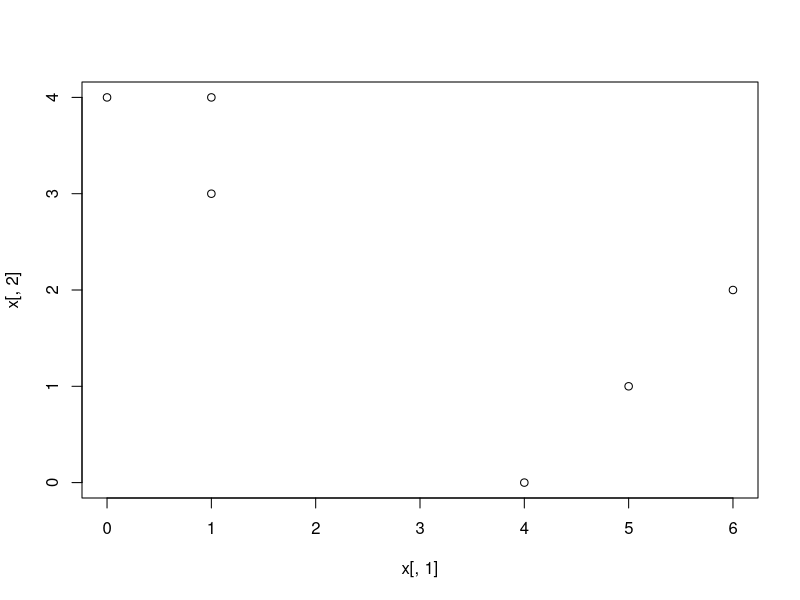
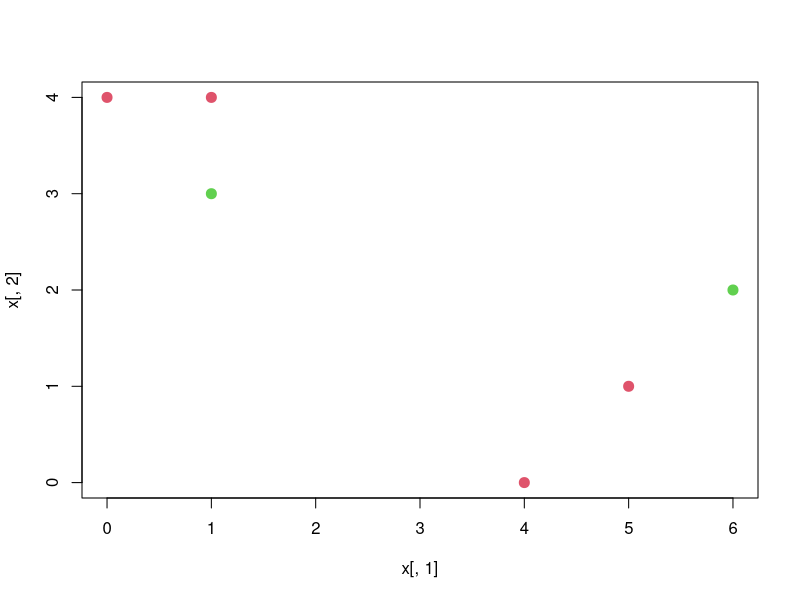
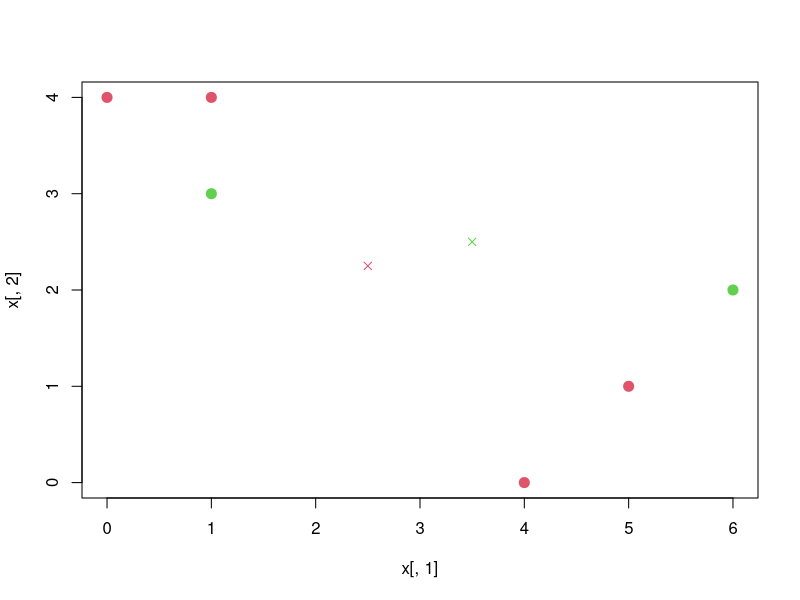
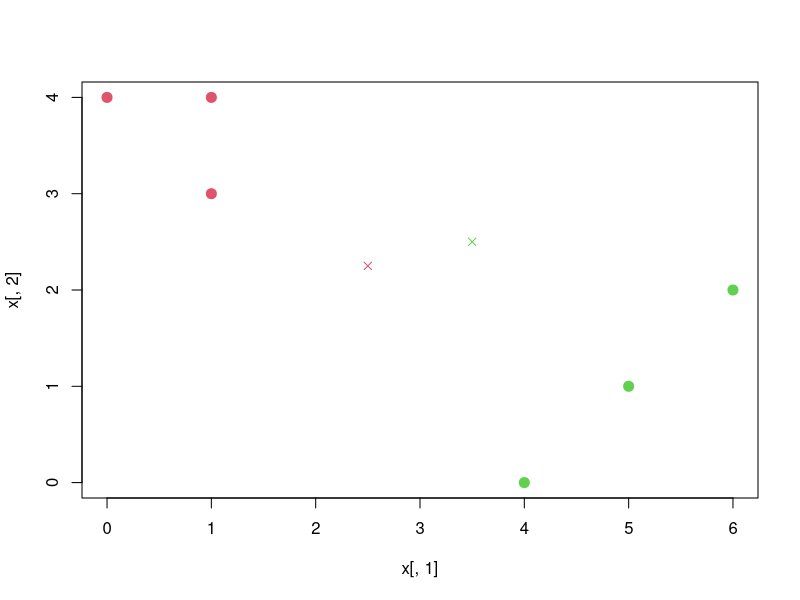
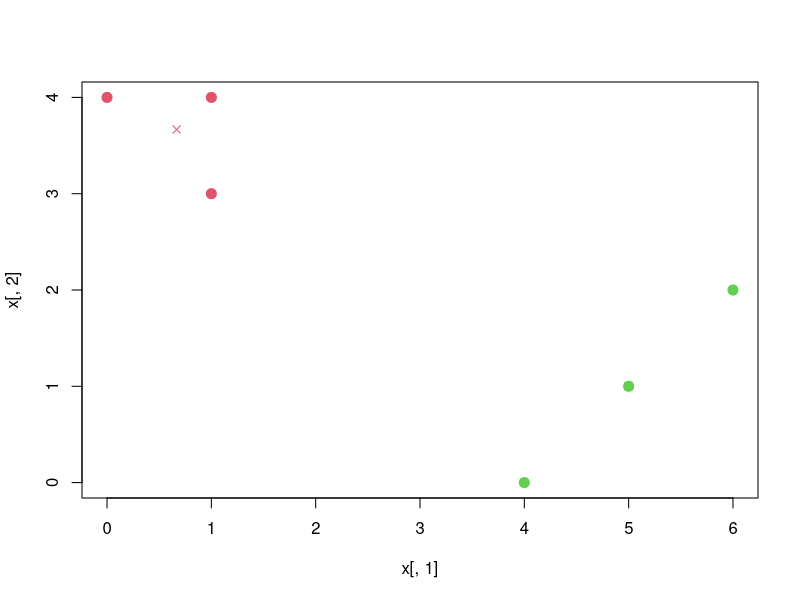
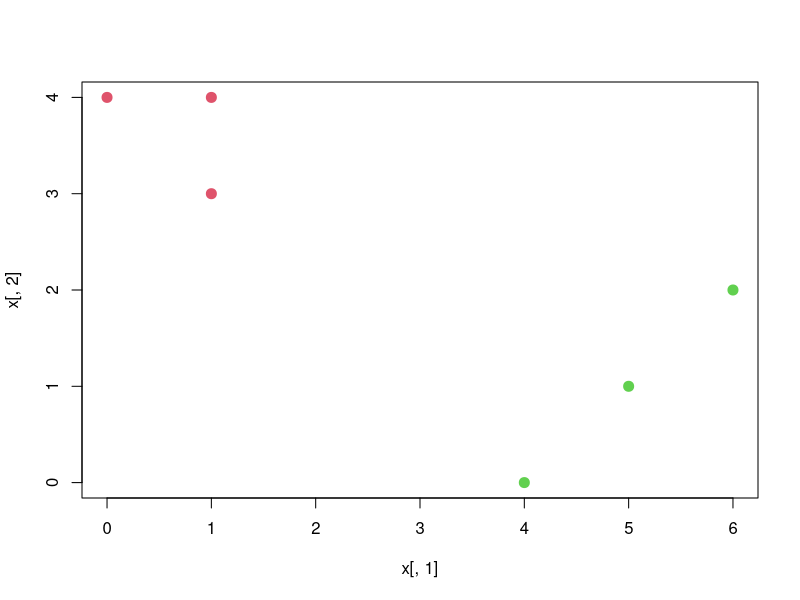
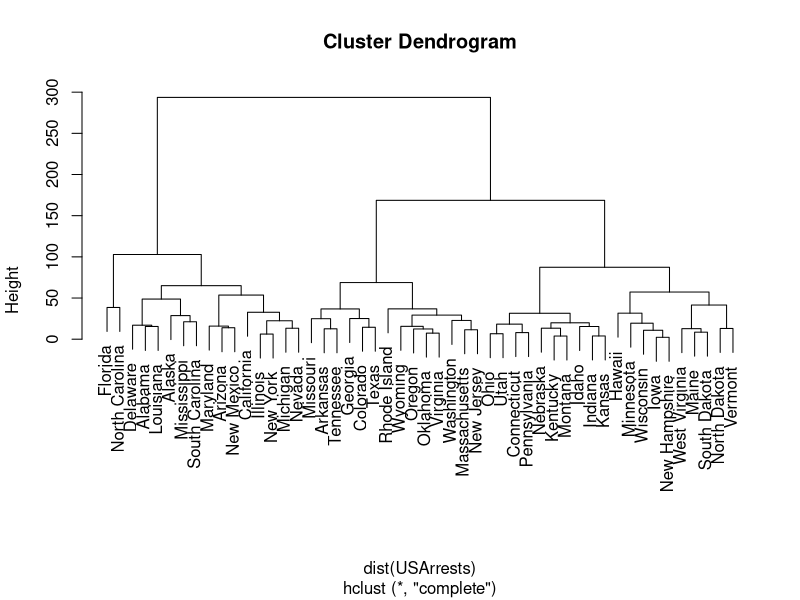
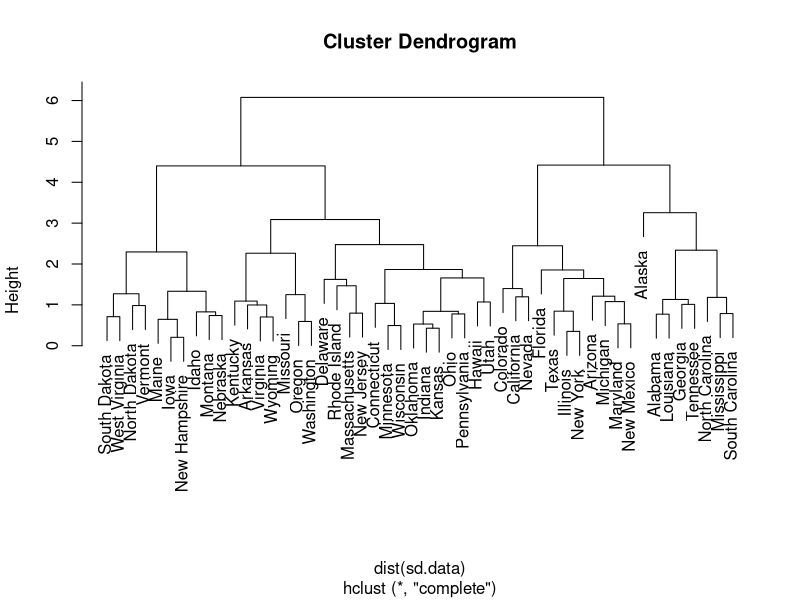

The R source for these figures, in order:
# Author: Anas Ahmad Siddiqui
# Branch: CSE CPS
# Registration Number: 20BPS1094
# Group: G1

###################################################
options(prompt="Anas 20BPS1094 > ", continue = " ")
###################################################

# Q1. In this problem, you will perform K-means clustering, with K = 2, on a small example with n = 6 observations and p = 2 features. The observations are as follows.

# a. Plot the observations. 
x <- cbind(c(1, 1, 0, 5, 6, 4), c(4, 3, 4, 1, 2, 0))
plot(x[,1], x[,2])

# b. Randomly assign a cluster label to each observation. You can use the sample() command in R to do this. Report the cluster labels for each observation.
set.seed(1)
labels <- sample(2, nrow(x), replace = T)
labels

plot(x[, 1], x[, 2], col = (labels + 1), pch = 20, cex = 2)

# c. Compute the centroid for each cluster
centroid1 <- c(mean(x[labels == 1, 1]), mean(x[labels == 1, 2]))
centroid2 <- c(mean(x[labels == 2, 1]), mean(x[labels == 2, 2]))
plot(x[,1], x[,2], col=(labels + 1), pch = 20, cex = 2)
points(centroid1[1], centroid1[2], col = 2, pch = 4)
points(centroid2[1], centroid2[2], col = 3, pch = 4)

# d. Assign each observation to the centroid to which it is closest, in terms of Euclidean distance. Report the cluster labels for each observation.
labels <- c(1, 1, 1, 2, 2, 2)
plot(x[, 1], x[, 2], col = (labels + 1), pch = 20, cex = 2)
points(centroid1[1], centroid1[2], col = 2, pch = 4)
points(centroid2[1], centroid2[2], col = 3, pch = 4)

# e. Repeat (c) and (d) until the answers obtained stop changing.
centroid1 <- c(mean(x[labels == 1, 1]), mean(x[labels == 1, 2]))
centroid2 <- c(mean(x[labels == 2, 1]), mean(x[labels == 2, 2]))
plot(x[,1], x[,2], col=(labels + 1), pch = 20, cex = 2)
points(centroid1[1], centroid1[2], col = 2, pch = 4)
points(centroid2[1], centroid2[2], col = 3, pch = 4)

# f. In your plot from (a), color the observations according to the cluster labels obtained.
plot(x[, 1], x[, 2], col=(labels + 1), pch = 20, cex = 2)


# Q2.Consider the USArrests data. We will now perform hierarchical clustering on the states.

# a. Using hierarchical clustering with complete linkage and Euclidean distance, cluster the states.
set.seed(2)
hc.complete <- hclust(dist(USArrests), method = "complete")
plot(hc.complete)

# b. Cut the dendrogram at a height that results in three distinct clusters. Which states belong to which clusters?
cutree(hc.complete, 3)

# c. Hierarchically cluster the states using complete linkage and Euclidean distance, after scaling the variables to have standard deviation one.
sd.data <- scale(USArrests)
hc.complete.sd <- hclust(dist(sd.data), method = "complete")
plot(hc.complete.sd)

# d. What effect does scaling the variables have on the hierarchical clustering obtained? In your opinion, should the variables be scaled before the interobservation dissimilarities are computed?
cutree(hc.complete.sd, 3)
table(cutree(hc.complete, 3), cutree(hc.complete.sd, 3))


# Q3. In this problem, you will generate simulated data, and then perform K-means clustering on the data.

# a. Generate a simulated data set with 20 observations in each of three classes (i.e. 60 observations total), and 50 variables.
set.seed(2)
x <- matrix(rnorm(20 * 3 * 50, mean = 0, sd = 0.001), ncol = 50)
x[1:20, 2] <- 1
x[21:40, 1] <- 2
x[21:40, 2] <- 2
x[41:60, 1] <- 1
true.labels <- c(rep(1, 20), rep(2, 20), rep(3, 20))

# b. Perform K-means clustering of the observations with K = 3. How well do the clusters that you obtained in K-means clustering compare to the true class labels?
km.out <- kmeans(x, 3, nstart = 20)
table(true.labels, km.out$cluster)

# c. Perform K-means clustering with K = 2. Describe your results.
km.out <- kmeans(x, 2, nstart = 20)
table(true.labels, km.out$cluster)

# d. Now perform K-means clustering with K = 4, and describe your results.
km.out <- kmeans(x, 4, nstart = 20)
table(true.labels, km.out$cluster)

